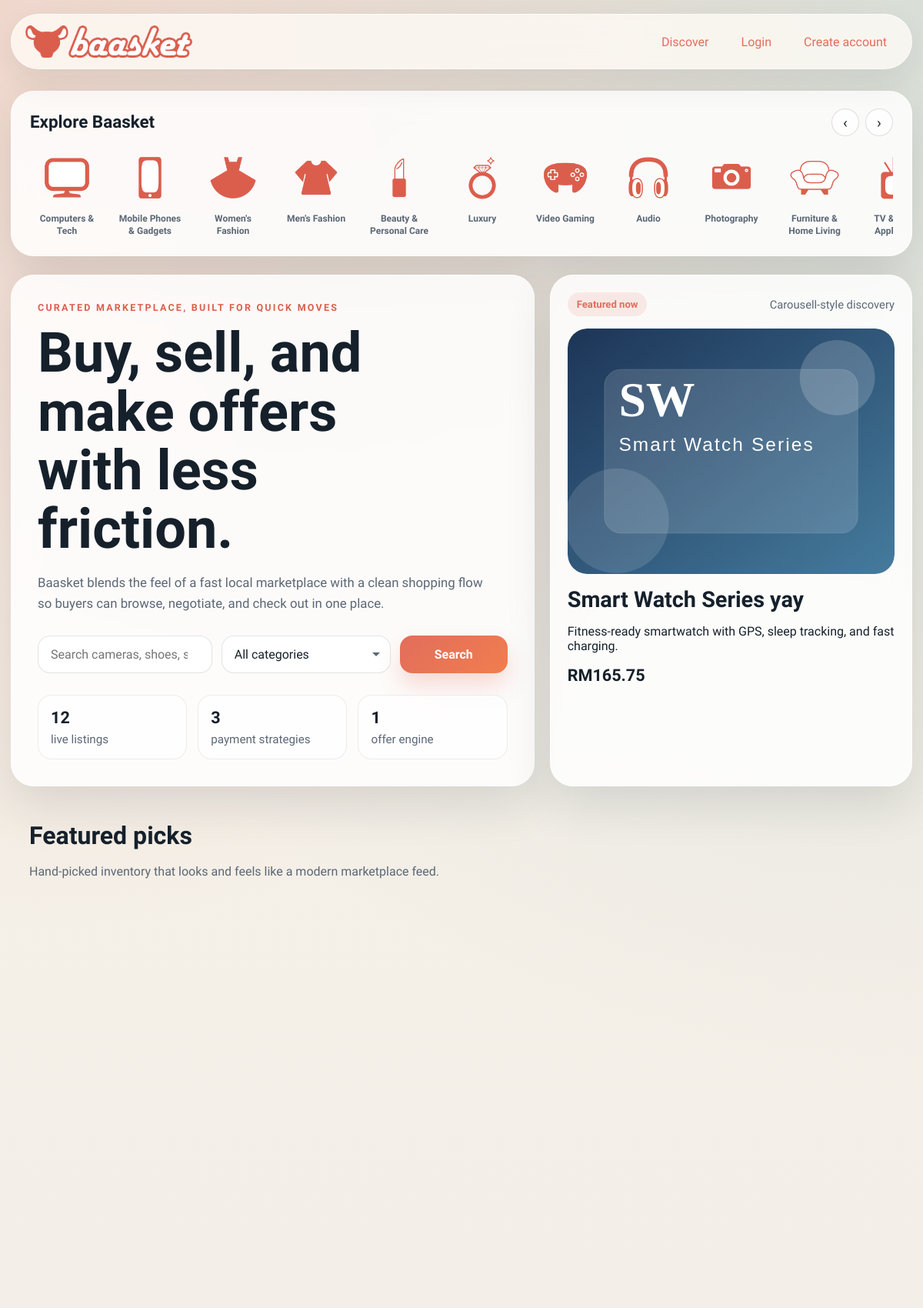
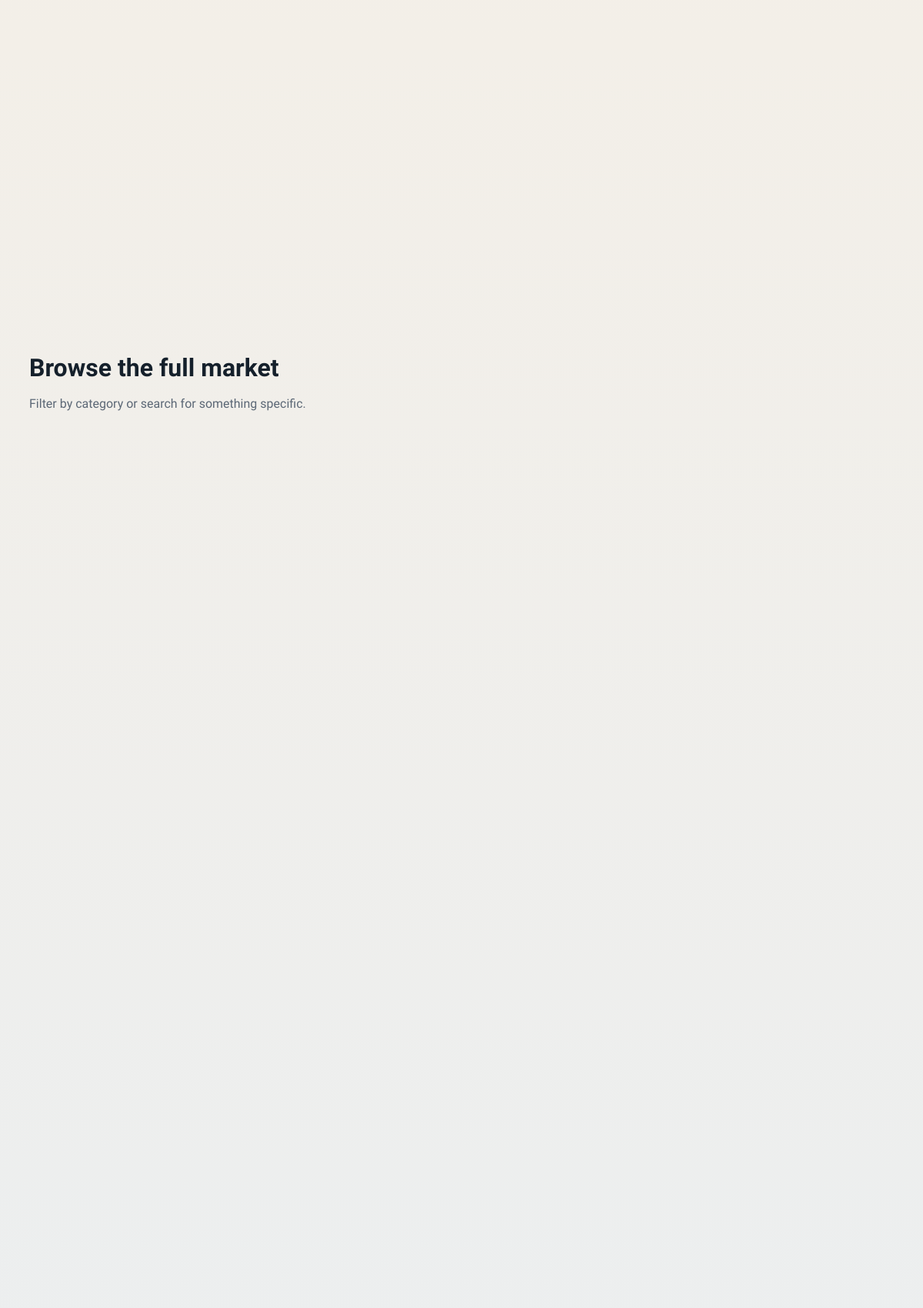
The page / (upper part) on the database its author committed (2 pictures, top to bottom).
### models.py (models this page shows, shortened)
class ListingModel(db.Model):
    id = db.Column(db.Integer, primary_key=True)                              # ITEMID (internal int; ITEMID UUID stored separately if needed)
    seller_id = db.Column(db.Integer, db.ForeignKey("user.id"), nullable=False, index=True)   # SELLERID → USER
    buyer_id  = db.Column(db.Integer, db.ForeignKey("user.id"), nullable=True,  index=True)   # BUYERID  → USER (null until sold)
    category    = db.Column(db.String(80),  nullable=False, index=True)       # CATEGORYID
    subcategory = db.Column(db.String(120), nullable=False, default="")       # SUBCATEGORYID
    title       = db.Column(db.String(100), nullable=False, index=True)       # TITLE    VARCHAR(100)
    price       = db.Column(db.Float,       nullable=False)                   # PRICE    FLOAT
    condition   = db.Column(db.String(10),  nullable=False)                   # CONDITION VARCHAR(10)
    listed_date = db.Column(db.DateTime,    nullable=False, default=datetime.utcnow, index=True)  # LISTEDDATE
    description = db.Column(db.String(1000), nullable=False)                  # DESCRIPTION VARCHAR(1000)
    likes    = db.Column(db.Integer, nullable=False, default=0)               # LIKES    INTEGER (≥ 0)
    reserved = db.Column(db.Boolean, nullable=False, default=False)           # RESERVED bool
    buyable  = db.Column(db.Boolean, nullable=False, default=True)            # BUYABLE  bool
    image_path     = db.Column(db.String(255), nullable=False, default="")
    seed_image_data = db.Column(db.Text,       nullable=False, default="")
    location       = db.Column(db.String(80),  nullable=False, default="")
    quantity       = db.Column(db.Integer,     nullable=False, default=1)
    sku            = db.Column(db.String(64),  nullable=True,  default="")
    is_active      = db.Column(db.Boolean,     nullable=False, default=True)
    created_at = db.synonym("listed_date")
    offers = db.relationship("Offer", backref="listing", lazy=True, cascade="all, delete-orphan")
    @property
    def seller_name(self) -> str:
        return self.seller.username if self.seller else "Unknown seller"
    @property
    def image_data(self) -> str:
        if self.image_path:
            return f"/static/{self.image_path}"
        return self.seed_image_data or "/static/assets/logo/baasket_logo.png"

### main.py (the view)
	@app.get("/")
	def index() -> ResponseReturnValue:
		search = request.args.get("q", "").strip()
		category = request.args.get("category", "").strip()
		listings = _search_listings(search=search, category=category)
		return render_template(
			"index.html",
			title="Baasket | Marketplace",
			search=search,
			category=category,
			listings=listings,
			featured=_featured_listings(limit=4),
			categories=list(CATEGORIES_MAP.keys()),
			listing_count=Item.query.count(),
			category_list=_build_category_list(),
			activity_feed=_recent_offer_activity(),
		)

### main.py (called while the page is built, shortened)
def _build_category_list() -> list[dict[str, str]]:
	return [
		{
			"name": name,
			"icon": url_for(
				"static",
				filename=f"assets/categories/{CATEGORY_ICONS.get(name, CATEGORY_ICON_FALLBACK)}",
			),
		}
		for name in CATEGORIES_MAP
	]

def _money(value: object) -> str:
	amount = Decimal(str(value))
	return f"RM{amount:,.2f}"

def _recent_offer_activity(limit: int = 8) -> list[dict[str, object]]:
	entries: list[dict[str, object]] = []
	for offer in Offer.query.order_by(Offer.created_at.desc()).limit(limit).all():
		listing = db.session.get(Item, offer.listing_id)
		title = listing.title if listing else "an item"
		entries.append({
			"headline": f"Offer on {title}",
			"detail": f"{offer.buyer_display} submitted {offer.amount_label}.",
		})
	return entries

def _search_listings(search: str = "", category: str = "") -> list[Item]:
	query = Item.query
	if category:
		query = query.filter(Item.category == category)
	return query.order_by(Item.created_at.desc()).all()

def _featured_listings(limit: int = 4) -> list[Item]:
	return (
		Item.query.order_by(Item.created_at.desc())
		.limit(limit)
		.all()
	)

### models.py (called while the page is built)
    @property
    def buyer_display(self) -> str:
        return self.sender.username if getattr(self, "sender", None) else "Unknown buyer"

    @property
    def amount_label(self) -> str:
        return f"RM{Decimal(self.amount):,.2f}"

### payment.py (called while the page is built)
    def options(self) -> tuple[dict[str, object], ...]:
        return tuple(
            {
                "code": strategy.code,
                "label": strategy.label,
                "fee_rate": getattr(strategy, "fee_rate", Decimal("0.00")),
            }
            for strategy in self._strategies.values()
        )

### templates/index.html (shortened to what this page needs)
{% extends "base.html" %}
{% block content %}
<section class="cat-carousel-section card-surface reveal" data-reveal>
  <div class="cat-carousel-header">
    <h2 class="cat-carousel-title">Explore Baasket</h2>
    <div class="cat-carousel-nav">
      <button class="cat-nav-btn" id="cat-prev" aria-label="Scroll left">‹</button>
      <button class="cat-nav-btn" id="cat-next" aria-label="Scroll right">›</button>
    </div>
  </div>
  <div class="cat-carousel-track-wrap">
    <div class="cat-carousel-track" id="cat-track">
      {% for cat in category_list %}
        <a href="{{ url_for('browse_category', category=cat.name) }}" class="cat-item">
          <div class="cat-icon-wrap">
            <img src="{{ cat.icon }}" alt="{{ cat.name }}" class="cat-icon-img">
          </div>
          <span class="cat-label">{{ cat.name }}</span>
        </a>
      {% endfor %}
    </div>
  </div>
</section>
<section class="hero reveal" data-reveal>
  <div class="hero-copy">
    <p class="eyebrow">Curated marketplace, built for quick moves</p>
    <h1>Buy, sell, and make offers with less friction.</h1>
    <p class="hero-text">
      Baasket blends the feel of a fast local marketplace with a clean shopping flow so buyers can browse, negotiate,
      and check out in one place.
    </p>
    <form class="search-bar" method="get" action="{{ url_for('index') }}">
      <input type="search" name="q" value="{{ search }}" placeholder="Search cameras, shoes, scooters...">
      <select name="category">
        <option value="">All categories</option>
      </select>
      <button type="submit">Search</button>
    </form>
    <div class="hero-stats">
      <article>
        <strong>{{ listing_count }}</strong>
        <span>live listings</span>
      </article>
      <article>
        <strong>{{ payment_methods|length }}</strong>
        <span>payment strategies</span>
      </article>
      <article>
        <strong>1</strong>
        <span>offer engine</span>
      </article>
    </div>
  </div>
  <div class="hero-card reveal" data-reveal>
    <div class="hero-card-top">
      <span class="badge">Featured now</span>
      <span class="subtle">Carousell-style discovery</span>
    </div>
    {% if featured %}
      <img src="{{ featured[0].image_data }}" alt="{{ featured[0].title }}" class="hero-preview">
      <h2>{{ featured[0].title }}</h2>
      <p>{{ featured[0].description }}</p>
      <div class="price-row">
        <strong>{{ featured[0].price|money }}</strong>
      </div>
    {% endif %}
  </div>
</section>
<section class="grid-layout">
  <div class="section-block">
    <div class="section-heading">
      <div>
        <h2>Featured picks</h2>
        <p>Hand-picked inventory that looks and feels like a modern marketplace feed.</p>
      </div>
    </div>
    <div class="listing-grid">
    </div>
  </div>
</section>
<section class="section-block">
  <div class="section-heading">
    <div>
      <h2>Browse the full market</h2>
      <p>Filter by category or search for something specific.</p>
    </div>
  </div>
  <div class="listing-grid compact-grid">
  </div>
</section>
{% endblock %}

### rows shown on the page
ListingModel: title "Smart Watch Series yay", description "Fitness-ready smartwatch with GPS, sleep tracking, and fast charging.", price "RM165.75"

### other values the page prints
{{ cat.name }} "Computers & Tech" "Mobile Phones & Gadgets" "Women's Fashion" "Men's Fashion" "Beauty & Personal Care" "Luxury" "Video Gaming" "Audio" "Photography" "Furniture & Home Living" "TV…"
{{ listing_count }} "12"
{{ payment_methods|length }} "3"
